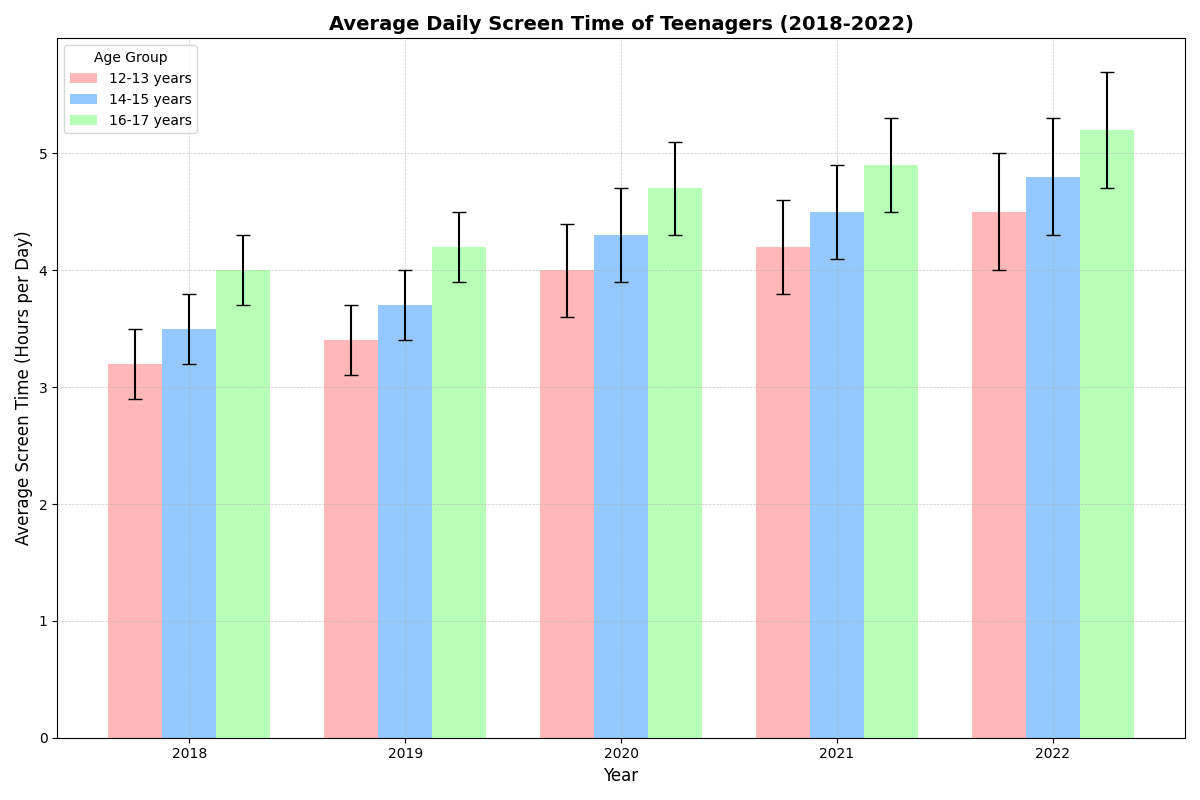

Here is the Python script that generated this plot:
import matplotlib.pyplot as plt
import numpy as np

# Backstory: Tracking the average screen time per day across different age groups
# among teenagers over a period of five years from 2018 to 2022.

# Define the years for the dataset
years = np.array([2018, 2019, 2020, 2021, 2022])

# Average screen time data for different age groups (in hours)
screen_time_data = {
    '12-13 years': np.array([3.2, 3.4, 4.0, 4.2, 4.5]),
    '14-15 years': np.array([3.5, 3.7, 4.3, 4.5, 4.8]),
    '16-17 years': np.array([4.0, 4.2, 4.7, 4.9, 5.2])
}

# Error margins representing uncertainty in screen time data (in hours)
error_margins = {
    '12-13 years': np.array([0.3, 0.3, 0.4, 0.4, 0.5]),
    '14-15 years': np.array([0.3, 0.3, 0.4, 0.4, 0.5]),
    '16-17 years': np.array([0.3, 0.3, 0.4, 0.4, 0.5])
}

# Initialize the plot
fig, ax = plt.subplots(figsize=(12, 8))

# Define bar width and positions for clustered bars
bar_width = 0.25
positions = np.arange(len(years))

# Iterating over each age group to plot the bars with error bars
colors = ['#ff9999','#66b3ff','#99ff99']
for i, (age_group, data) in enumerate(screen_time_data.items()):
    ax.bar(positions + i * bar_width, data, bar_width,
           label=age_group, yerr=error_margins[age_group], capsize=5, color=colors[i], alpha=0.7)

# Adding labels, title, and legend
ax.set_xlabel('Year', fontsize=12)
ax.set_ylabel('Average Screen Time (Hours per Day)', fontsize=12)
ax.set_title('Average Daily Screen Time of Teenagers (2018-2022)', fontsize=14, fontweight='bold')
ax.set_xticks(positions + bar_width)
ax.set_xticklabels(years)
ax.legend(title='Age Group', loc='upper left')

# Adding gridlines and tight layout adjustment
ax.grid(True, which='both', linestyle='--', linewidth=0.5, alpha=0.7)
plt.tight_layout()

# Show the plot
plt.show()
